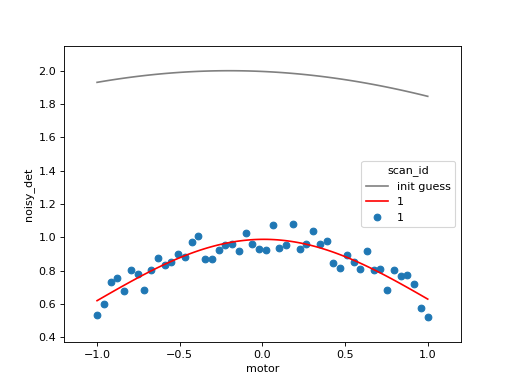

This chart was generated by the following Python code:
import numpy as np
import lmfit
from bluesky.plans import scan
from ophyd.sim import motor, noisy_det
from bluesky.callbacks import LiveFit, LivePlot, LiveFitPlot
from bluesky import RunEngine

RE = RunEngine({})

def gaussian(x, A, sigma, x0):
    return A*np.exp(-(x - x0)**2/(2 * sigma**2))

model = lmfit.Model(gaussian)
init_guess = {'A': 2,
              'sigma': lmfit.Parameter('sigma', 3, min=0),
              'x0': -0.2}

import matplotlib.pyplot as plt
fig, ax = plt.subplots()
lf = LiveFit(model, 'noisy_det', {'x': 'motor'}, init_guess)
lfp = LiveFitPlot(lf, ax=ax, color='r')
lp = LivePlot('noisy_det', 'motor', ax=ax, marker='o', linestyle='none')

RE(scan([noisy_det], motor, -1, 1, 50), [lfp, lp])
plt.draw()
